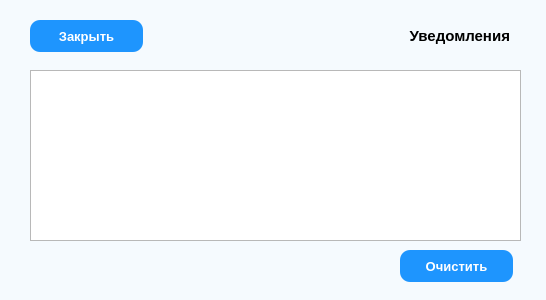
<?xml version="1.0" encoding="UTF-8"?>
<ui version="4.0">
 <class>Dialog</class>
 <widget class="QDialog" name="Dialog">
  <property name="geometry">
   <rect>
    <x>0</x>
    <y>0</y>
    <width>546</width>
    <height>300</height>
   </rect>
  </property>
  <property name="windowTitle">
   <string>Уведомления</string>
  </property>
  <property name="styleSheet">
   <string notr="true">QDialog {background: #F5FaFE;}

QLabel {
	font-weight: bold;
	font-size: 15px;
}

QPushButton {
	border-radius: 10px;
	background: #1E95FE;
	color: white;
	font-weight: bold;
	font-size: 13px;
}</string>
  </property>
  <widget class="QLabel" name="notoficationLable">
   <property name="geometry">
    <rect>
     <x>369</x>
     <y>20</y>
     <width>141</width>
     <height>31</height>
    </rect>
   </property>
   <property name="text">
    <string>Уведомления</string>
   </property>
   <property name="alignment">
    <set>Qt::AlignRight|Qt::AlignTrailing|Qt::AlignVCenter</set>
   </property>
  </widget>
  <widget class="QPushButton" name="closeBtn">
   <property name="geometry">
    <rect>
     <x>30</x>
     <y>20</y>
     <width>113</width>
     <height>32</height>
    </rect>
   </property>
   <property name="cursor">
    <cursorShape>PointingHandCursor</cursorShape>
   </property>
   <property name="text">
    <string>Закрыть</string>
   </property>
  </widget>
  <widget class="QTextEdit" name="notificationEdit">
   <property name="geometry">
    <rect>
     <x>30</x>
     <y>70</y>
     <width>491</width>
     <height>171</height>
    </rect>
   </property>
   <property name="readOnly">
    <bool>true</bool>
   </property>
  </widget>
  <widget class="QPushButton" name="clearBtn">
   <property name="geometry">
    <rect>
     <x>400</x>
     <y>250</y>
     <width>113</width>
     <height>32</height>
    </rect>
   </property>
   <property name="cursor">
    <cursorShape>PointingHandCursor</cursorShape>
   </property>
   <property name="text">
    <string>Очистить</string>
   </property>
  </widget>
 </widget>
 <resources/>
 <connections/>
</ui>
